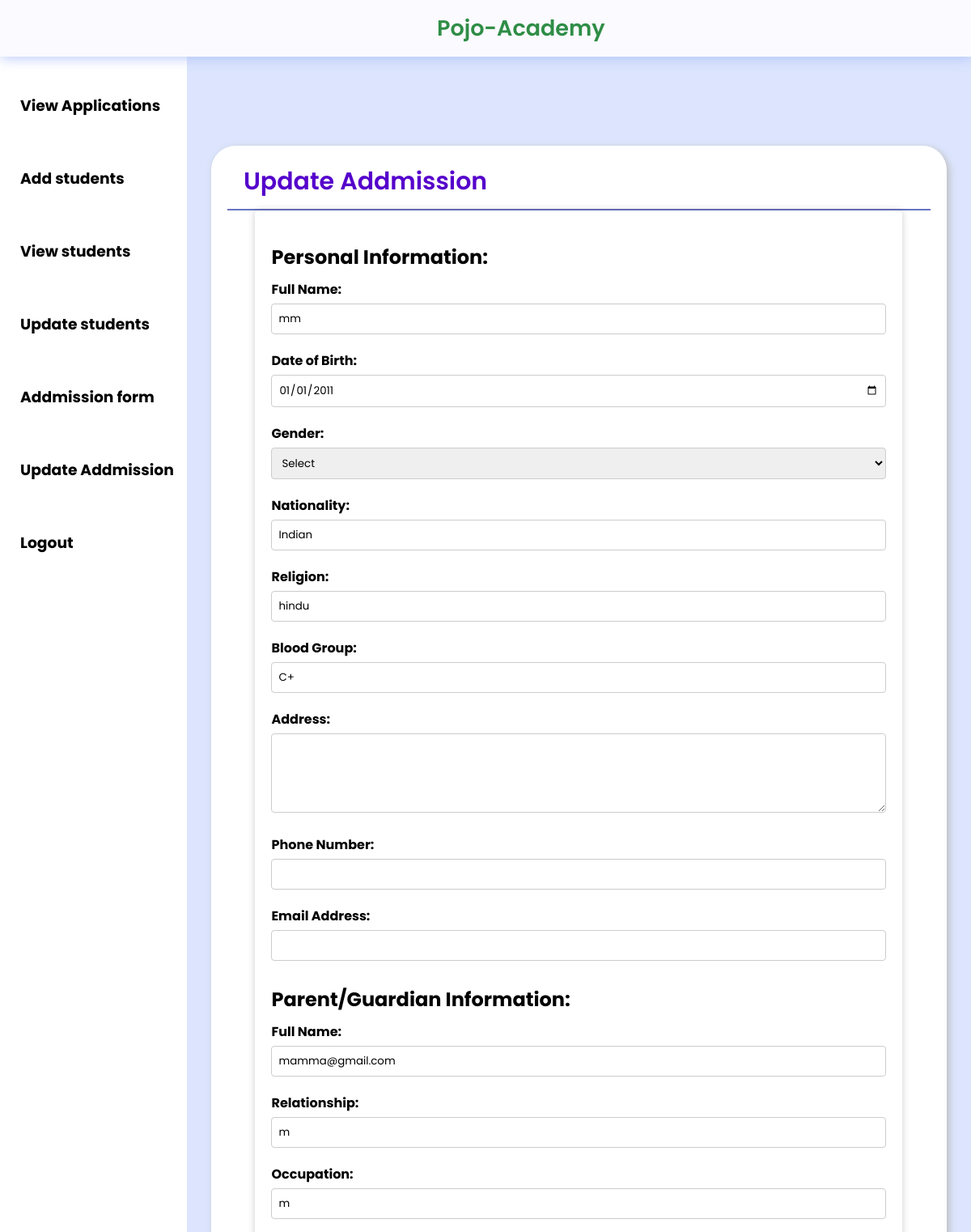
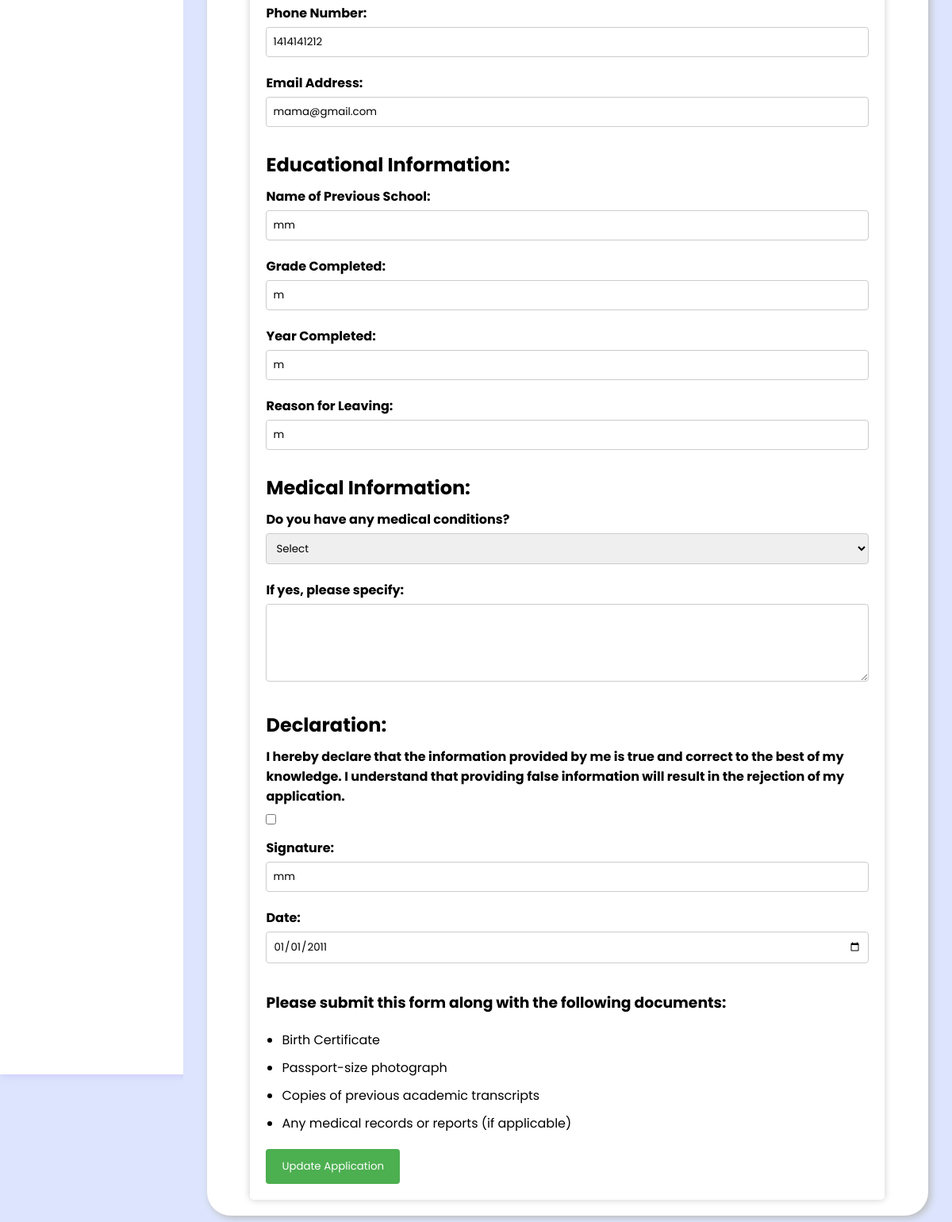
/admin/update_addmission.php?student_id=5 (signed in), run on the app's committed database (2 pictures, top to bottom).
### tables this page shows
CREATE TABLE `addmission_form` (
  `id` int(11) NOT NULL,
  `name` varchar(60) NOT NULL,
  `dob` date NOT NULL,
  `gender` varchar(25) NOT NULL,
  `nationality` varchar(25) NOT NULL,
  `religion` varchar(25) NOT NULL,
  `blood_group` varchar(25) NOT NULL,
  `address` varchar(75) NOT NULL,
  `phone` varchar(50) NOT NULL,
  `email` varchar(75) NOT NULL,
  `parent_name` varchar(50) NOT NULL,
  `relationship` varchar(25) NOT NULL,
  `occupation` varchar(50) NOT NULL,
  `parent_phone` int(100) NOT NULL,
  `parent_email` varchar(50) NOT NULL,
  `prev_school` varchar(50) NOT NULL,
  `grade_completed` varchar(25) NOT NULL,
  `year_completed` varchar(50) NOT NULL,
  `reason_for_leaving` varchar(75) NOT NULL,
  `medical` varchar(25) DEFAULT NULL,
  `medical_conditions_specify` varchar(50) DEFAULT NULL,
  `declaration` varchar(25) DEFAULT NULL,
  `signature` varchar(50) DEFAULT NULL,
  `date` date NOT NULL
);

### admin/update_addmission.php (the view, shortened to what this page needs)
<?php
$host = "localhost";
$user = "root";
$password = "";
$db = "schoolproject";
$data = mysqli_connect($host, $user, $password, $db);
$id = $_GET['student_id'];
$sql = "SELECT * FROM addmission_form WHERE id='$id' ";
$result = mysqli_query($data, $sql);
$info = $result->fetch_assoc();
?>
<!DOCTYPE html>
<html lang="en">
<head>
    <link rel="stylesheet" href="./admin_css/Addmission.css">
</head>
<body>
    <?php
    include 'sidebar_admin.php';
    ?>
    <div class="main">
        <div class="report-container">
            <div class="report-header">
                <h1 class="recent-Articles">Update Addmission</h1>
            </div>
            <form action="#" method="post" autocomplete="off">
                <h2>Personal Information:</h2>
                <label>Full Name:</label>
                <input type="text" name="name" value="<?php echo "{$info['name']}"; ?>" required>
                <label>Date of Birth:</label>
                <input type="date" name="dob" value="<?php echo "{$info['dob']}"; ?>" required>
                <label>Gender:</label>
                <select name="gender" value="<?php echo "{$info['gender']}"; ?>" required>
                    <option value="">Select</option>
                </select>
                <label>Nationality:</label>
                <input type="text" name="nationality" value="<?php echo "{$info['nationality']}"; ?>" required>
                <label>Religion:</label>
                <input type="text" name="religion" value="<?php echo "{$info['religion']}"; ?>" required>
                <label>Blood Group:</label>
                <input type="text" name="blood_group" value="<?php echo "{$info['blood_group']}"; ?>" required>
                <label>Address:</label>
                <textarea name="address" value="<?php echo "{$info['address']}"; ?>" rows="4" cols="30" required></textarea>
                <label>Phone Number:</label>
                <input type="tel" name="phone" value="<?php echo "{$info['phone']}"; ?>" required>
                <label>Email Address:</label>
                <input type="email" name="email" value="<?php echo "{$info['email']}"; ?>" required>
                <h2>Parent/Guardian Information:</h2>
                <label>Full Name:</label>
                <input type="text" name="parent_name" value="<?php echo "{$info['parent_name']}"; ?>" required>
                <label>Relationship:</label>
                <input type="text" name="relationship" value="<?php echo "{$info['relationship']}"; ?>" required>
                <label>Occupation:</label>
                <input type="text" name="occupation" value="<?php echo "{$info['occupation']}"; ?>" required>
                <label>Phone Number:</label>
                <input type="tel" name="parent_phone" value="<?php echo "{$info['parent_phone']}"; ?>" required>
                <label>Email Address:</label>
                <input type="email" name="parent_email" value="<?php echo "{$info['parent_email']}"; ?>" required>
                <h2>Educational Information:</h2>
                <label>Name of Previous School:</label>
                <input type="text" name="prev_school" value="<?php echo "{$info['prev_school']}"; ?>" required>
                <label>Grade Completed:</label>
                <input type="text" name="grade_completed" value="<?php echo "{$info['grade_completed']}"; ?>" required>
                <label>Year Completed:</label>
                <input type="text" name="year_completed" value="<?php echo "{$info['year_completed']}"; ?>" required>
                <label>Reason for Leaving:</label>
                <input type="text" name="reason_for_leaving" value="<?php echo "{$info['reason_for_leaving']}"; ?>" required>
                <h2>Medical Information:</h2>
                <label>Do you have any medical conditions?</label>
                <select name="medical" value="<?php echo "{$info['medical']}"; ?>" required>
                    <option value="">Select</option>
                </select>
                <label>If yes, please specify:</label>
                <textarea name="medical_conditions_specify" value="<?php echo "{$info['medical_conditions_specify']}"; ?>" rows="4" cols="30"></textarea>
                <h2>Declaration:</h2>
                <label>I hereby declare that the information provided by me is true and correct to the best of my
                    knowledge. I understand that providing false information will result in the rejection of my
                    application.</label>
                <input type="checkbox" name="declaration" value="<?php echo "{$info['declaration']}"; ?>" required>
                <label>Signature:</label>
                <input type="text" name="signature" value="<?php echo "{$info['signature']}"; ?>" required>
                <label>Date:</label>
                <input type="date" name="date" value="<?php echo "{$info['date']}"; ?>" required>
                <br><br>
                <h3>Please submit this form along with the following documents:</h3>
                <ul>
                    <li>Birth Certificate</li>
                    <li>Passport-size photograph</li>
                    <li>Copies of previous academic transcripts</li>
                    <li>Any medical records or reports (if applicable)</li>
                </ul>
                <input type="submit" name="update_app" value="Update Application">
            </form>
        </div>
</body>
</html>

### admin/admin_css/Addmission.css (style rules this page uses)
body { font-family: Arial, sans-serif; background-color: #f2f2f2; }
h1 { text-align: center; }
h2 { margin-top: 20px; }
form { max-width: 800px; margin: 0 auto; padding: 20px; background-color: #fff; border-radius: 5px; box-shadow: 0 0 10px rgba(0, 0, 0, 0.2); }
label { display: block; margin-top: 10px; font-weight: bold; }
input[type="text"], input[type="date"], input[type="email"], input[type="tel"], select, textarea { width: 100%; padding: 8px; border: 1px solid #ccc; border-radius: 4px; box-sizing: border-box; margin-top: 5px; margin-bottom: 10px; }
textarea { resize: vertical; }
input[type="checkbox"] { margin-top: 10px; }
input[type="submit"] { background-color: #4CAF50; color: #fff; padding: 12px 20px; border: none; border-radius: 4px; cursor: pointer; }
ul { margin: 20px 0 20px 20px; }
li { margin-bottom: 10px; }

### Styles/Admin.css (style rules this page uses)
* { margin: 0; padding: 0; box-sizing: border-box; font-family: "Poppins", sans-serif; }
:root { --background-color1: #fafaff; --background-color2: #ffffff; --background-color3: #ededed; --background-color4: #cad7fda4; --primary-color: #4b49ac; --secondary-color: #0c007d; --Border-color: #3f0097; --one-use-color: #3f0097; --two-use-color: #5500cb; }
body { background-color: var(--background-color4); max-width: 100%; overflow-x: hidden; }
.main { height: calc(100vh - 70px); width: 87vw; overflow-y: scroll; overflow-x: hidden; padding: 40px 30px 30px 30px; }
.report-container { min-height: 300px; max-width: 1200px; margin: 70px auto 0px auto; background-color: #ffffff; border-radius: 30px; box-shadow: 3px 3px 10px rgb(188, 188, 188); padding: 0px 20px 20px 20px; }
.report-header { height: 80px; width: 100%; display: flex; align-items: center; justify-content: space-between; padding: 20px 20px 10px 20px; border-bottom: 2px solid rgba(0, 20, 151, 0.59); }
.recent-Articles { font-size: 30px; font-weight: 600; color: #5500cb; }

### data on the page
addmission_form: name "mm", dob "01/01/2011", nationality "Indian", religion "hindu", blood_group "C+", parent_name "mamma@gmail.com", relationship "m", occupation "m", parent_phone "1414141212", parent_email "mama@gmail.com", prev_school "mm", grade_completed "m", year_completed "m", reason_for_leaving "m", signature "mm", date "01/01/2011"
